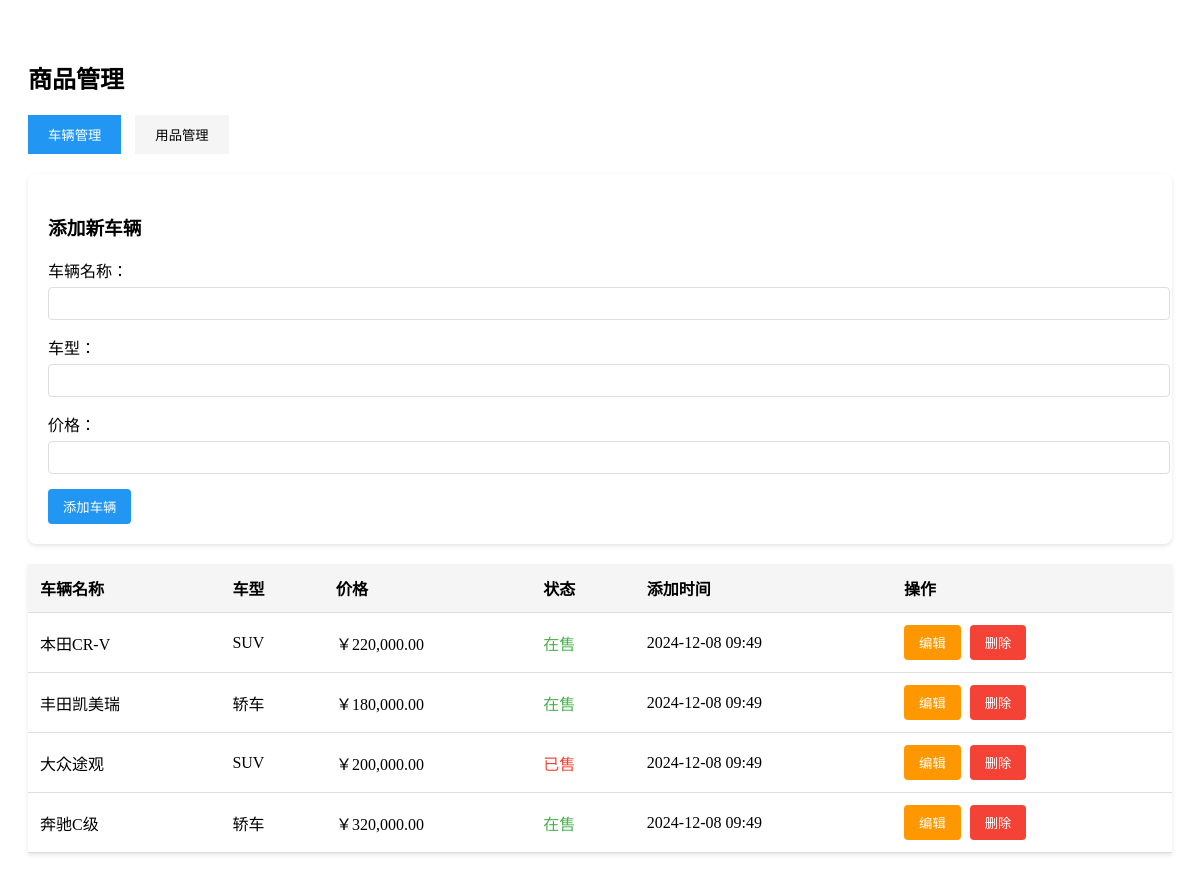
The page /seller/products_manage.php (signed in) on the database its author committed.
### tables this page shows
CREATE TABLE cars (
    car_id INT PRIMARY KEY AUTO_INCREMENT,
    car_type VARCHAR(50) NOT NULL,
    car_name VARCHAR(100) NOT NULL,
    price DECIMAL(10,2) NOT NULL,
    status ENUM('在售', '已售') DEFAULT '在售',
    seller_id INT,
    created_at TIMESTAMP DEFAULT CURRENT_TIMESTAMP,
    FOREIGN KEY (seller_id) REFERENCES users(user_id)
);

### seller/products_manage.php (the view, shortened to what this page needs)
<?php
$db = Database::getInstance()->getConnection();
$sellerId = getCurrentUserId();
$stmt = $db->prepare("SELECT * FROM cars WHERE seller_id = ? ORDER BY created_at DESC");
$stmt->execute([$sellerId]);
$cars = $stmt->fetchAll(PDO::FETCH_ASSOC);
?>
<!DOCTYPE html>
<html>
<head>
</head>
<body>
    <div class="container">
        <h2>商品管理</h2>
        <div class="tabs">
            <button class="tab-btn active" data-tab="cars">车辆管理</button>
            <button class="tab-btn" data-tab="products">用品管理</button>
        </div>
        <div id="cars" class="tab-content section active">
            <div class="add-form">
                <h3>添加新车辆</h3>
                <form id="addCarForm">
                    <div class="form-group">
                        <label>车辆名称：</label>
                        <input type="text" name="car_name" required>
                    </div>
                    <div class="form-group">
                        <label>车型：</label>
                        <input type="text" name="car_type" required>
                    </div>
                    <div class="form-group">
                        <label>价格：</label>
                        <input type="number" name="price" step="0.01" required>
                    </div>
                    <button type="submit" class="btn btn-primary">添加车辆</button>
                </form>
            </div>
            <table class="data-table">
                <thead>
                    <tr>
                        <th>车辆名称</th>
                        <th>车型</th>
                        <th>价格</th>
                        <th>状态</th>
                        <th>添加时间</th>
                        <th>操作</th>
                    </tr>
                </thead>
                <tbody>
                    <?php foreach ($cars as $car): ?>
                    <tr data-id="<?php echo $car['car_id']; ?>">
                        <td class="car-name"><?php echo htmlspecialchars($car['car_name']); ?></td>
                        <td class="car-type"><?php echo htmlspecialchars($car['car_type']); ?></td>
                        <td class="price">￥<?php echo number_format($car['price'], 2); ?></td>
                        <td>
                            <span class="status-<?php echo $car['status']; ?>">
                                <?php echo $car['status']; ?>
                            </span>
                        </td>
                        <td><?php echo date('Y-m-d H:i', strtotime($car['created_at'])); ?></td>
                        <td>
                            <button class="btn btn-warning edit-car">编辑</button>
                            <button class="btn btn-danger delete-car">删除</button>
                        </td>
                    </tr>
                    <?php endforeach; ?>
                </tbody>
            </table>
        </div>
    </div>
</body>
</html>

### seller/products_manage.php (style rules this page uses)
.container { max-width: 1200px; margin: 20px auto; padding: 20px; }
.section { margin-bottom: 40px; }
.add-form { background: white; padding: 20px; border-radius: 8px; box-shadow: 0 2px 4px rgba(0,0,0,0.1); margin-bottom: 20px; }
.form-group { margin-bottom: 15px; }
.form-group label { display: block; margin-bottom: 5px; }
.form-group input { width: 100%; padding: 8px; border: 1px solid #ddd; border-radius: 4px; }
.data-table { width: 100%; border-collapse: collapse; background: white; box-shadow: 0 2px 4px rgba(0,0,0,0.1); }
.data-table th, .data-table td { padding: 12px; text-align: left; border-bottom: 1px solid #ddd; }
.data-table th { background: #f5f5f5; }
.btn { padding: 8px 15px; border: none; border-radius: 4px; cursor: pointer; margin-right: 5px; }
.btn-primary { background: #2196F3; color: white; }
.btn-danger { background: #f44336; color: white; }
.btn-warning { background: #ff9800; color: white; }
.status-在售 { color: #4CAF50; }
.status-已售 { color: #f44336; }
.tabs { margin-bottom: 20px; }
.tab-btn { padding: 10px 20px; border: none; background: #f5f5f5; cursor: pointer; margin-right: 10px; }
.tab-btn.active { background: #2196F3; color: white; }
.tab-content { display: none; }
.tab-content.active { display: block; }

### rows shown on the page
cars: car_name "本田CR-V", car_type "SUV", price "220,000.00", status "在售", created_at "2024-12-08 09:49"
cars: car_name "丰田凯美瑞", car_type "轿车", price "180,000.00", status "在售", created_at "2024-12-08 09:49"
cars: car_name "大众途观", car_type "SUV", price "200,000.00", status "已售", created_at "2024-12-08 09:49"
cars: car_name "奔驰C级", car_type "轿车", price "320,000.00", status "在售", created_at "2024-12-08 09:49"
